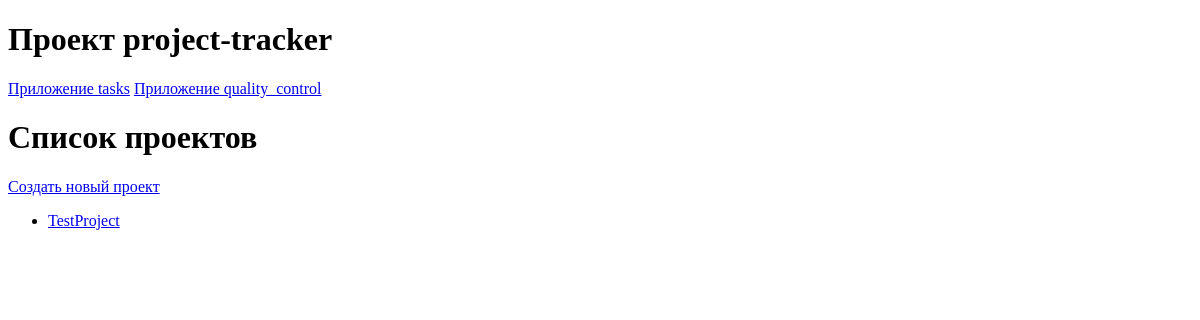
The app's page /tasks/projects/, older data.
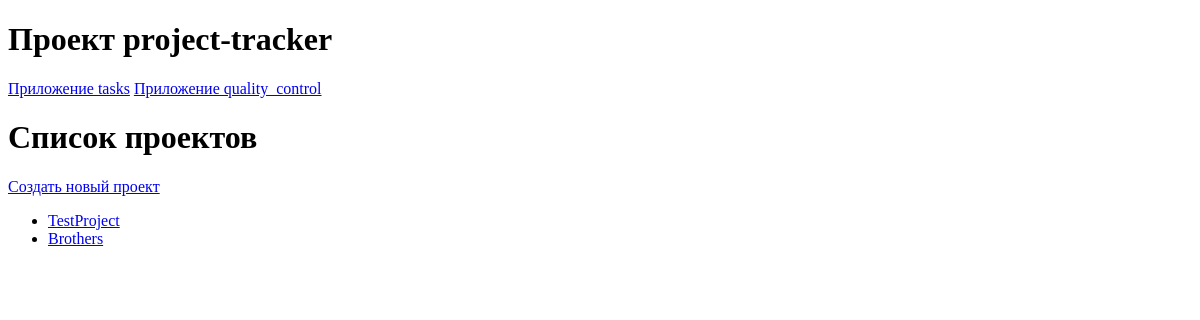
The same page, newer data.
### tasks/models.py (models this page shows, shortened)
class Project(models.Model):
    name = models.CharField(max_length=100)
    description = models.TextField()
    created_at = models.DateTimeField(auto_now_add=True)

### tasks/views.py (the view)
# urls.py: path('projects/', views.projects_list, name='projects_list'),
def projects_list(request):
    projects = Project.objects.all()
    return render(request, 'tasks/projects_list.html', {'projects_list': projects})

### tasks/templates/tasks/projects_list.html
{% extends 'base/base.html' %}
{% block content %}
<h1>Список проектов</h1>
<p><a href="{% url 'tasks:create_project' %}">Создать новый проект</a></p>
<ul>
    {% for project in projects_list %}
        <li><a href="{% url 'tasks:project_detail' project.id %}">{{ project.name }}</a></li>
    {% empty %}
        <li>Нет проектов</li>
    {% endfor %}
</ul>
{% endblock %}

### templates/base/base.html (shortened to what this page needs)
<!DOCTYPE html>
<html lang="en">
<head>
</head>
<body>
    <header>
        <h1>Проект project-tracker</h1>
    </header>
    <nav>
        <a href="{% url 'tasks:index' %}">Приложение tasks</a>
        <a href="{% url 'quality_control:index' %}">Приложение quality_control</a>
    </nav>
    <main>
        {% block content %}
        {% endblock %}
    </main>
</body>
</html>

Row changes from the older to the newer data that the page shows:
added Project: name "Brothers"
